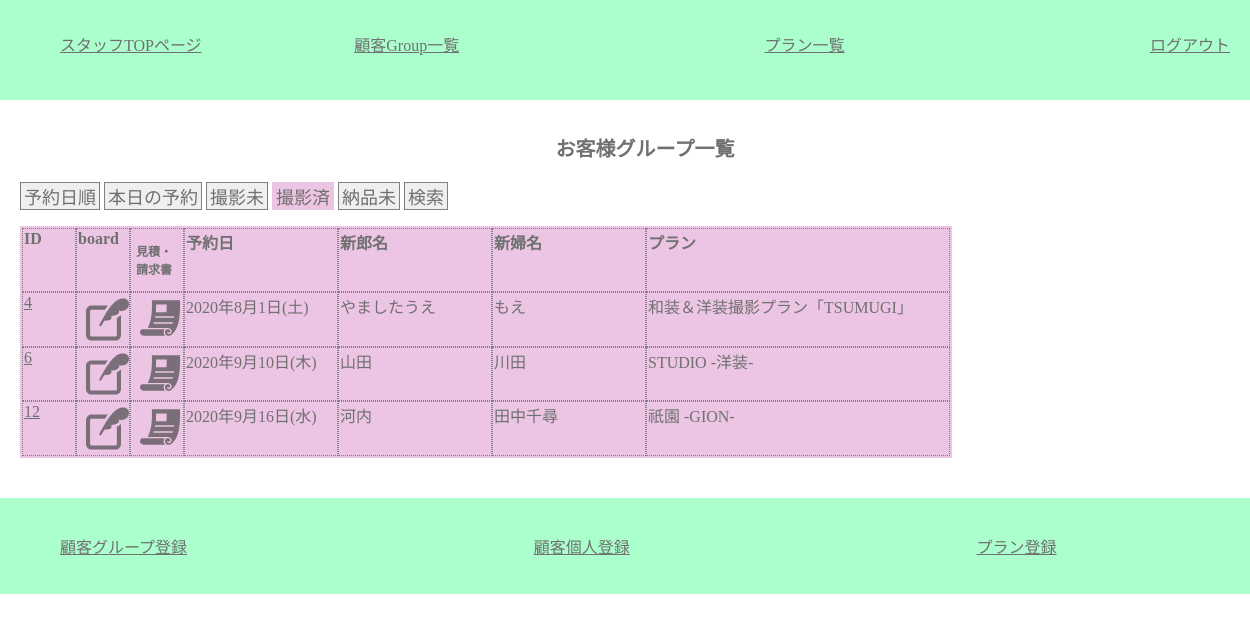
Screenshot of /staff/c_group_list_p.php (signed in) with the database file from the repository.
### tables this page shows
CREATE TABLE `customers` (
  `c_id` varchar(32) NOT NULL,
  `c_group_id` int(11) NOT NULL,
  `c_name` varchar(32) NOT NULL,
  `c_pass` varchar(64) NOT NULL,
  `c_mail` varchar(64) NOT NULL,
  `c_tell` varchar(11) NOT NULL,
  `c_zip` char(7) NOT NULL,
  `c_address` varchar(64) NOT NULL,
  `c_gender` tinyint(1) NOT NULL,
  `c_myphoto` tinyint(1) NOT NULL DEFAULT 0
);

CREATE TABLE `c_groups` (
  `c_group_id` int(11) NOT NULL,
  `p_id` int(11) NOT NULL,
  `reserve_day` date NOT NULL,
  `reserve_time` time NOT NULL,
  `estimate` tinyint(1) NOT NULL,
  `invoce` tinyint(1) NOT NULL,
  `payment` tinyint(1) NOT NULL,
  `d_product` tinyint(1) NOT NULL,
  `new_zip` char(7) NOT NULL,
  `new_address` varchar(64) NOT NULL,
  `before2days` tinyint(1) NOT NULL DEFAULT 0,
  `make_reh` tinyint(1) NOT NULL DEFAULT 0,
  `cos_fixed` tinyint(1) NOT NULL DEFAULT 0,
  `cos_fitting` tinyint(1) NOT NULL DEFAULT 0,
  `place_fixed` tinyint(1) NOT NULL DEFAULT 0,
  `s_id` varchar(32) NOT NULL,
  `limit_over` tinyint(1) NOT NULL
);

CREATE TABLE `plans` (
  `p_id` int(11) NOT NULL,
  `p_name` varchar(32) NOT NULL,
  `p_wear` varchar(32) NOT NULL
);

### class/meeting.class.php (called while the page is built, shortened)
<?php
class Meeting{
	public $pdo;
	public function __construct(){
		$host  = "localhost";
		$dbname= "meeting_app";
		$dbuser= "root";
		$dbpass= "";
		$dsn = "mysql:host={$host};dbname={$dbname};charset=utf8";
		$this->pdo = new PDO($dsn,$dbuser,$dbpass);
	}
	public function getGroomBrideGrouopAllDate() {
		$sql  ="SELECT groom.c_name AS g_name,bride.c_name AS b_name, ";
		$sql .="reserve_day,p_name,c_groups.c_group_id AS group_id,d_product,payment,limit_over ";
		$sql .="FROM customers AS groom,customers AS bride,c_groups,plans ";
		$sql .="WHERE c_groups.c_group_id=groom.c_group_id ";
		$sql .="AND c_groups.c_group_id=bride.c_group_id ";
		$sql .="AND c_groups.p_id=plans.p_id ";
		$sql .="AND groom.c_gender=0 AND bride.c_gender=1 ";
		$sql .="ORDER BY reserve_day";
		$row = $this->pdo->query($sql);
		return $row;
	}
}
?>

### staff/c_group_list_p.php (the view, shortened to what this page needs)
<?php
require_once("../class/meeting.class.php");
function h($str) {
	return htmlspecialchars($str,ENT_QUOTES);
}
$obj =new Meeting();
$rows =$obj->getGroomBrideGrouopAllDate();
$today= date("Y-m-d");
?>
<?php require_once("header_for_staff.php"); ?>
		<main>
			<h1>お客様グループ一覧</h1>
			<section>
				<p><button class="sort_day_btn all_day"><a href="c_group_list.php">予約日順</a></button>
				<button class="sort_day_btn today"><a href="c_group_list_today.php">本日の予約</a></button>
				<button class="sort_day_btn feature_day"><a href="c_group_list_f.php">撮影未</a></button>
				<button class="sort_day_btn past_day activ_page_btn"><a href="">撮影済</a></button>
				<button class="sort_day_btn no_d"><a href="c_group_list_nd.php">納品未</a></button>
				<button class="sort_day_btn no_d"><a href="c_group_list_serch.php">検索</a></button>
				</p>
				<div id="mainView">
					<table class="list">
					<tr>
						<th class="list_id_num">ID</th><th class="list_id_num">board</th><th class="list_id_num"><p class="font_mini">見積・請求書</p></th>
						<th class="list_r_day">予約日</th><th class="list_c_name">新郎名</th><th class="list_c_name">新婦名</th><th class="list_p_name">プラン</th>
					</tr>
					<?php while($row=$rows->fetch(PDO::FETCH_ASSOC)): ?>
					<?php if($row["reserve_day"]<$today): ?>
					<tr>
						<td class="list_id_num"><a href="c_group_each.php?group_id=<?php echo $row["group_id"];?>" ><?php echo $row["group_id"];?></a></td>
						<td class="list_id_num"><a href="../customer/c_board.php?group_id=<?php echo $row["group_id"];?>"><img class="icon" src="../image/icon/icon_board.svg"></a></td>
						<td class="list_id_num"><a href="../customer/c_paymentdata.php?group_id=<?php echo $row["group_id"];?>"><img class="icon" src="../image/icon/icon_file.svg"></a></td>
						<td class="list_r_day"><?php
							$reserve_day = $row["reserve_day"];
							$week = ["日","月","火","水","木","金","土"];
							$hi = date('w', strtotime($reserve_day));
							$youbi = $week[$hi];
							$rd =  date('Y年n月j日', strtotime($reserve_day))."(".$youbi.")";
							echo h($rd);
						?></td>
						<td class="list_c_name"><?php echo h($row["g_name"]); ?></td>
						<td class="list_c_name"><?php echo h($row["b_name"]); ?></td>
						<td class="list_p_name"><?php echo h($row["p_name"]); ?></td>
					</tr>
					<?php endif; ?>
					<?php endwhile; ?>
					</table>
				</div>
			</section>
		</main>
<?php include("footer_for_staffpage.php"); ?>

### css/style.css (style rules this page uses)
* { //border:1px red solid; }
body { color: #707070; margin:auto; font-family: 'Noto Serif JP', serif; }
main { width:100%; padding:20px; margin-auto; }
a { color:#707070; }
h1 { font-size:20px; text-align:center; }
section { max-width:100%; margin:20px auto; }
table { max-width:100%; margin-bottom:20px; }
table tr { max-width:100%; display:flex; flex-direction:column; }
table tr th { text-align:left; }
table.row3 td,th { //width:33%; }
table.row2 td,th { //c_group_topのテーブルがスマホ表示ではみ出るので、一旦コメントアウト中 //width:200px; }
table.list tr { display:flex; flex-direction:row; //border:dotted 1px gray; }
table.list th,table.list td { border:dotted 1px gray; //width:200px; }
.list_id_num { width:50px; }
.list_p_name { width:300px; }
.list_p_wear,.list_r_day,.list_c_name { width:150px; }
.sort_day_btn { border:1px solid gray; padding: 0 3px; font-size: 18px; }
.sort_day_btn a { text-decoration:none; }
.activ_page_btn { border:solid 1px #EBC5E3; background-color:#EBC5E3; }
#mainView table { //border:solid 1px #EBC5E3; background-color:#EBC5E3; }
#mainView { //display:none; }
.icon { max-width:85%; padding:4px 2px 0 8px; opacity:.7; }
.font_mini { font-size:12px; margin-left:4px; }

### rows the page displays
customers: c_group.c_group_id "4", c_group.reserve_day "2020年8月1日(土)", c_name "やましたうえ", customers.c_name "もえ", plans.p_name "和装＆洋装撮影プラン「TSUMUGI」"
customers: c_group.c_group_id "6", c_group.reserve_day "2020年9月10日(木)", c_name "山田", customers.c_name "川田", plans.p_name "STUDIO -洋装-"
customers: c_group.c_group_id "12", c_group.reserve_day "2020年9月16日(水)", c_name "河内", customers.c_name "田中千尋", plans.p_name "祇園 -GION-"
